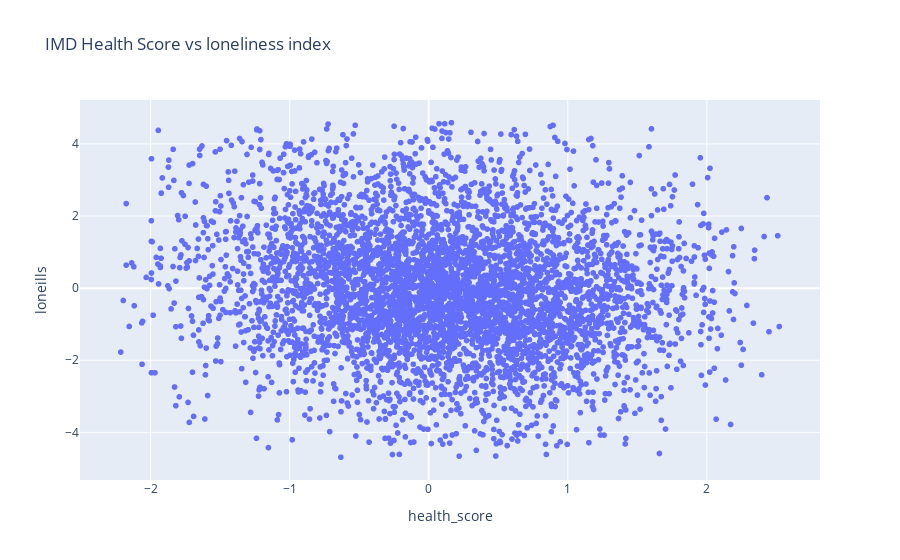

Notebook source saved alongside this figure:
### Code cell
fig = px.scatter(loneliness_health, y='loneills', x='health_score', title='IMD Health Score vs loneliness index')
fig.show()
fig.write_image("england/health_loneills_scatter.png")

### Figure 1 — Plotly figure (JSON) as saved in the notebook; plotly's stock layout.template omitted (floating-point values rounded to 4 significant figures; data arrays with more than 128 entries replaced by an {"elided": "..."} marker saying what was removed)
{"data": [{"hovertemplate": "health_score=%{x}<br>loneills=%{y}<extra></extra>", "legendgroup": "", "marker": {"color": "#636efa", "symbol": "circle"}, "mode": "markers", "name": "", "showlegend": false, "type": "scattergl", "x": {"elided": "4943 float values"}, "xaxis": "x", "y": {"elided": "4943 float values"}, "yaxis": "y"}], "layout": {"autosize": true, "legend": {"tracegroupgap": 0}, "title": {"text": "IMD Health Score vs loneliness index"}, "xaxis": {"anchor": "y", "autorange": true, "domain": [0, 1], "range": [-2.494, 2.8], "title": {"text": "health_score"}, "type": "linear"}, "yaxis": {"anchor": "x", "autorange": true, "domain": [0, 1], "range": [-5.37, 5.267], "title": {"text": "loneills"}, "type": "linear"}}}
